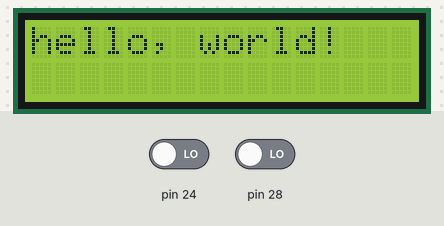
A sketch run on a simulated Arduino Uno, built with avr-gcc and run on an emulated ATmega328P. On the bench: 16×2 character LCD. The test bench sets the inputs (shaded band); at power-on: pin 24 LOW, pin 28 LOW.

Above: at 0.1 s.
At 15.4 s:
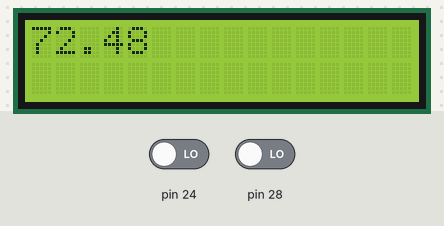
At 60.9 s:
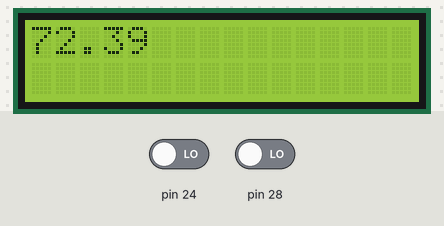
At 124.7 s:
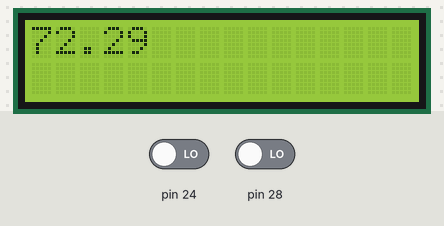

Measured:
- what the display in image 1 shows lasts 3.8 s, from 15.3 s to 19.1 s

The sketch:

velocimetro.ino
```cpp
#include <Wire.h>
#include <LiquidTWI.h>

    struct Sensor{
        int trig;
        int echo;
    };

    float dist_obj(int trig,int echo)
    {
      float dista=0;
      //ao enviar o pulso eh necessario passagem de corrente, o pino fica em modo de saida para isso
      pinMode(trig,OUTPUT);
      digitalWrite(trig,LOW);
      delayMicroseconds(2);
      digitalWrite(trig,HIGH);
      delayMicroseconds(10);
      digitalWrite(trig,LOW);
      //pulso enviado, volta a modo de entrada para ler o resultado
      pinMode(trig,INPUT);
      pinMode(echo,INPUT);
      dista=pulseIn(echo,HIGH,37000);
      //espera o fim do pulso de retorno que eh HIGH e que serah LOW.
      //Se passar de 37000uS, ele retorna como zero, pois passou dos 3m de precisao do sonar, e quase nos 38ms limites do pulso.
      //multiplica por 1/29[cm/us] e divide por 2 o tempo, pois este contem a ida e volta da onda.
      //------>o periodo recomendado eh de 50ms, foi utilizado 37ms, serah necessario colocar uma pausa?
      dista=(dista/29)/2;
      return dista;
    };


    float medir(struct Sensor a){
       float b = dist_obj(a.trig,a.echo);
      return b;
    };
#define ESPACO 15
#define PERTO  30
Sensor ultra[2]={{22,24},{26,28}};
LiquidTWI lcd(0);
int dist[2], sensorAtivo=1;
float tempo;
bool emCurso=false;


void setup() {
  // set up the LCD's number of rows and columns:
  lcd.begin(16, 2);
  // Print a message to the LCD.
  lcd.print("hello, world!");
}


void loop() {
  // put your main code here, to run repeatedly:
  dist[0] = 0;
for(int i =0; i<10; i++){
    dist[0] += medir(ultra[0]);
}
  dist[0] /=10.0;

dist[1] = 0;
for(int i =0; i<10; i++){
    dist[1] += medir(ultra[1]);
}
  dist[1] /=10.0;

switch(sensorAtivo){
case 1:
if(dist[1]<PERTO){
    sensorAtivo = 2;
    if(emCurso){
        // set the cursor to column 0, line 1
        // (note: line 1 is the second row, since counting begins with 0):
        lcd.setCursor(0, 1);
        // print the number of seconds since reset:
        lcd.clear();
        lcd.print(3.6*ESPACO*1.0/(((millis() - tempo))/1000));
        lcd.setBacklight(HIGH);
        delay(3000);
        emCurso = false;
    }else{
      lcd.begin(16, 2);
      // Print a message to the LCD.
      tempo = millis();
      emCurso = true;
    }
}

break;
case 2:

if(dist[0]<PERTO){
    sensorAtivo = 1;
    if(emCurso){
        // set the cursor to column 0, line 1
        // (note: line 1 is the second row, since counting begins with 0):
        lcd.setCursor(0, 1);
        // print the number of seconds since reset:
        lcd.clear();
        lcd.print(3.6*ESPACO*1.0/(((millis() - tempo))/1000));
        lcd.setBacklight(HIGH);
        delay(3000);
        emCurso = false;
    }else{
      lcd.begin(16, 2);
      // Print a message to the LCD.
      tempo = millis();
      emCurso = true;
    }
}

break;
}


}
```
